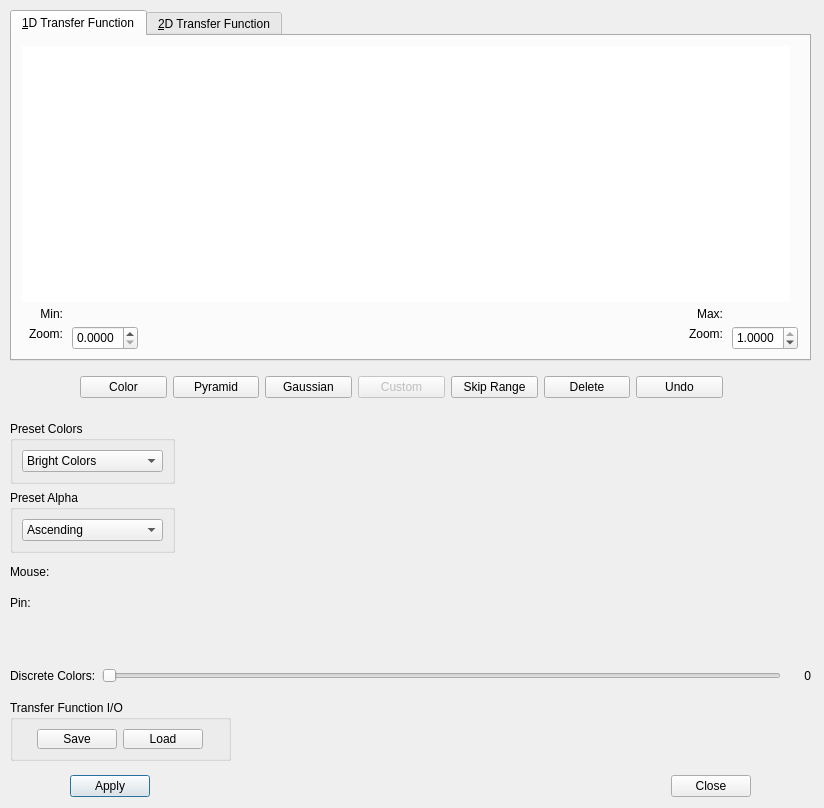
<?xml version="1.0" encoding="UTF-8"?>
<ui version="4.0">
 <class>TFDialog</class>
 <widget class="QDialog" name="TFDialog">
  <property name="geometry">
   <rect>
    <x>0</x>
    <y>0</y>
    <width>824</width>
    <height>808</height>
   </rect>
  </property>
  <property name="windowTitle">
   <string>Transfer Function</string>
  </property>
  <widget class="QTabWidget" name="tabWidget">
   <property name="geometry">
    <rect>
     <x>10</x>
     <y>10</y>
     <width>801</width>
     <height>351</height>
    </rect>
   </property>
   <property name="currentIndex">
    <number>0</number>
   </property>
   <widget class="QWidget" name="tf1DTab">
    <attribute name="title">
     <string>&amp;1D Transfer Function</string>
    </attribute>
    <widget class="QGraphicsView" name="color1DView">
     <property name="geometry">
      <rect>
       <x>10</x>
       <y>10</y>
       <width>768</width>
       <height>30</height>
      </rect>
     </property>
     <property name="sizePolicy">
      <sizepolicy hsizetype="Fixed" vsizetype="Fixed">
       <horstretch>0</horstretch>
       <verstretch>0</verstretch>
      </sizepolicy>
     </property>
     <property name="minimumSize">
      <size>
       <width>768</width>
       <height>30</height>
      </size>
     </property>
     <property name="maximumSize">
      <size>
       <width>768</width>
       <height>30</height>
      </size>
     </property>
     <property name="mouseTracking">
      <bool>true</bool>
     </property>
     <property name="frameShape">
      <enum>QFrame::NoFrame</enum>
     </property>
     <property name="verticalScrollBarPolicy">
      <enum>Qt::ScrollBarAlwaysOff</enum>
     </property>
     <property name="horizontalScrollBarPolicy">
      <enum>Qt::ScrollBarAlwaysOff</enum>
     </property>
     <property name="sceneRect">
      <rectf>
       <x>0.000000000000000</x>
       <y>0.000000000000000</y>
       <width>768.000000000000000</width>
       <height>30.000000000000000</height>
      </rectf>
     </property>
    </widget>
    <widget class="QGraphicsView" name="alpha1DView">
     <property name="geometry">
      <rect>
       <x>10</x>
       <y>40</y>
       <width>768</width>
       <height>226</height>
      </rect>
     </property>
     <property name="sizePolicy">
      <sizepolicy hsizetype="Fixed" vsizetype="Fixed">
       <horstretch>0</horstretch>
       <verstretch>0</verstretch>
      </sizepolicy>
     </property>
     <property name="minimumSize">
      <size>
       <width>768</width>
       <height>226</height>
      </size>
     </property>
     <property name="maximumSize">
      <size>
       <width>768</width>
       <height>226</height>
      </size>
     </property>
     <property name="mouseTracking">
      <bool>true</bool>
     </property>
     <property name="frameShape">
      <enum>QFrame::NoFrame</enum>
     </property>
     <property name="verticalScrollBarPolicy">
      <enum>Qt::ScrollBarAlwaysOff</enum>
     </property>
     <property name="horizontalScrollBarPolicy">
      <enum>Qt::ScrollBarAlwaysOff</enum>
     </property>
    </widget>
    <widget class="QLabel" name="minTextLabel">
     <property name="geometry">
      <rect>
       <x>10</x>
       <y>270</y>
       <width>41</width>
       <height>16</height>
      </rect>
     </property>
     <property name="text">
      <string>Min:</string>
     </property>
     <property name="alignment">
      <set>Qt::AlignRight|Qt::AlignTrailing|Qt::AlignVCenter</set>
     </property>
    </widget>
    <widget class="QLabel" name="zoomMinTextLabel">
     <property name="geometry">
      <rect>
       <x>10</x>
       <y>290</y>
       <width>41</width>
       <height>16</height>
      </rect>
     </property>
     <property name="text">
      <string>Zoom:</string>
     </property>
     <property name="alignment">
      <set>Qt::AlignRight|Qt::AlignTrailing|Qt::AlignVCenter</set>
     </property>
    </widget>
    <widget class="QLabel" name="maxTextLabel">
     <property name="geometry">
      <rect>
       <x>670</x>
       <y>270</y>
       <width>41</width>
       <height>16</height>
      </rect>
     </property>
     <property name="text">
      <string>Max:</string>
     </property>
     <property name="alignment">
      <set>Qt::AlignRight|Qt::AlignTrailing|Qt::AlignVCenter</set>
     </property>
    </widget>
    <widget class="QLabel" name="zoomMaxTextLabel">
     <property name="geometry">
      <rect>
       <x>670</x>
       <y>290</y>
       <width>41</width>
       <height>16</height>
      </rect>
     </property>
     <property name="text">
      <string>Zoom:</string>
     </property>
     <property name="alignment">
      <set>Qt::AlignRight|Qt::AlignTrailing|Qt::AlignVCenter</set>
     </property>
    </widget>
    <widget class="QLabel" name="minLabel">
     <property name="geometry">
      <rect>
       <x>60</x>
       <y>270</y>
       <width>59</width>
       <height>16</height>
      </rect>
     </property>
     <property name="text">
      <string/>
     </property>
    </widget>
    <widget class="QLabel" name="maxLabel">
     <property name="geometry">
      <rect>
       <x>720</x>
       <y>270</y>
       <width>59</width>
       <height>16</height>
      </rect>
     </property>
     <property name="text">
      <string/>
     </property>
    </widget>
    <widget class="QDoubleSpinBox" name="zoomMinBox">
     <property name="geometry">
      <rect>
       <x>60</x>
       <y>290</y>
       <width>66</width>
       <height>24</height>
      </rect>
     </property>
     <property name="decimals">
      <number>4</number>
     </property>
     <property name="maximum">
      <double>1.000000000000000</double>
     </property>
     <property name="singleStep">
      <double>0.010000000000000</double>
     </property>
    </widget>
    <widget class="QDoubleSpinBox" name="zoomMaxBox">
     <property name="geometry">
      <rect>
       <x>720</x>
       <y>290</y>
       <width>66</width>
       <height>24</height>
      </rect>
     </property>
     <property name="decimals">
      <number>4</number>
     </property>
     <property name="maximum">
      <double>1.000000000000000</double>
     </property>
     <property name="singleStep">
      <double>0.010000000000000</double>
     </property>
     <property name="value">
      <double>1.000000000000000</double>
     </property>
    </widget>
   </widget>
   <widget class="QWidget" name="tf2DTab">
    <attribute name="title">
     <string>&amp;2D Transfer Function</string>
    </attribute>
   </widget>
  </widget>
  <widget class="QWidget" name="horizontalLayoutWidget">
   <property name="geometry">
    <rect>
     <x>70</x>
     <y>770</y>
     <width>681</width>
     <height>32</height>
    </rect>
   </property>
   <layout class="QHBoxLayout" name="dialogButtonLayout">
    <item>
     <widget class="QPushButton" name="applyButton">
      <property name="text">
       <string>Apply</string>
      </property>
     </widget>
    </item>
    <item>
     <spacer name="dialogButtonSpacer">
      <property name="orientation">
       <enum>Qt::Horizontal</enum>
      </property>
      <property name="sizeHint" stdset="0">
       <size>
        <width>40</width>
        <height>20</height>
       </size>
      </property>
     </spacer>
    </item>
    <item>
     <widget class="QPushButton" name="closeButton">
      <property name="text">
       <string>Close</string>
      </property>
     </widget>
    </item>
   </layout>
  </widget>
  <widget class="QWidget" name="horizontalLayoutWidget_2">
   <property name="geometry">
    <rect>
     <x>80</x>
     <y>371</y>
     <width>643</width>
     <height>32</height>
    </rect>
   </property>
   <layout class="QHBoxLayout" name="widgetButtonLayout">
    <item>
     <widget class="QPushButton" name="colorButton">
      <property name="enabled">
       <bool>true</bool>
      </property>
      <property name="text">
       <string>Color</string>
      </property>
     </widget>
    </item>
    <item>
     <widget class="QPushButton" name="pyramidButton">
      <property name="enabled">
       <bool>true</bool>
      </property>
      <property name="text">
       <string>Pyramid</string>
      </property>
     </widget>
    </item>
    <item>
     <widget class="QPushButton" name="gaussianButton">
      <property name="enabled">
       <bool>true</bool>
      </property>
      <property name="text">
       <string>Gaussian</string>
      </property>
     </widget>
    </item>
    <item>
     <widget class="QPushButton" name="customButton">
      <property name="enabled">
       <bool>false</bool>
      </property>
      <property name="text">
       <string>Custom</string>
      </property>
     </widget>
    </item>
    <item>
     <widget class="QPushButton" name="skipRangeButton">
      <property name="enabled">
       <bool>true</bool>
      </property>
      <property name="text">
       <string>Skip Range</string>
      </property>
     </widget>
    </item>
    <item>
     <widget class="QPushButton" name="deleteButton">
      <property name="enabled">
       <bool>true</bool>
      </property>
      <property name="text">
       <string>Delete</string>
      </property>
     </widget>
    </item>
    <item>
     <widget class="QPushButton" name="undoButton">
      <property name="enabled">
       <bool>true</bool>
      </property>
      <property name="text">
       <string>Undo</string>
      </property>
     </widget>
    </item>
   </layout>
  </widget>
  <widget class="QWidget" name="layoutWidget">
   <property name="geometry">
    <rect>
     <x>10</x>
     <y>421</y>
     <width>165</width>
     <height>194</height>
    </rect>
   </property>
   <layout class="QVBoxLayout" name="verticalLayout">
    <item>
     <widget class="QGroupBox" name="presetColorsGroupBox">
      <property name="title">
       <string>Preset Colors</string>
      </property>
      <layout class="QVBoxLayout" name="verticalLayout_3">
       <item>
        <widget class="QComboBox" name="presetColorsBox">
         <item>
          <property name="text">
           <string>Bright Colors</string>
          </property>
         </item>
         <item>
          <property name="text">
           <string>Hue Gradient</string>
          </property>
         </item>
         <item>
          <property name="text">
           <string>Grayscale</string>
          </property>
         </item>
         <item>
          <property name="text">
           <string>White</string>
          </property>
         </item>
         <item>
          <property name="text">
           <string>Red</string>
          </property>
         </item>
         <item>
          <property name="text">
           <string>Green</string>
          </property>
         </item>
         <item>
          <property name="text">
           <string>Blue</string>
          </property>
         </item>
         <item>
          <property name="text">
           <string>Cool to Warm</string>
          </property>
         </item>
        </widget>
       </item>
      </layout>
     </widget>
    </item>
    <item>
     <widget class="QGroupBox" name="presetAlphaGroupBox">
      <property name="title">
       <string>Preset Alpha</string>
      </property>
      <layout class="QVBoxLayout" name="verticalLayout_2">
       <item>
        <widget class="QComboBox" name="presetAlphaBox">
         <item>
          <property name="text">
           <string>Ascending</string>
          </property>
         </item>
         <item>
          <property name="text">
           <string>Descending</string>
          </property>
         </item>
         <item>
          <property name="text">
           <string>Opaque</string>
          </property>
         </item>
        </widget>
       </item>
      </layout>
     </widget>
    </item>
    <item>
     <widget class="QLabel" name="mouseLabel">
      <property name="text">
       <string>Mouse:</string>
      </property>
     </widget>
    </item>
    <item>
     <widget class="QLabel" name="pinLabel">
      <property name="text">
       <string>Pin:</string>
      </property>
     </widget>
    </item>
   </layout>
  </widget>
  <widget class="QWidget" name="verticalLayoutWidget">
   <property name="geometry">
    <rect>
     <x>190</x>
     <y>420</y>
     <width>571</width>
     <height>201</height>
    </rect>
   </property>
   <layout class="QVBoxLayout" name="settingsLayout"/>
  </widget>
  <widget class="QGroupBox" name="groupBox">
   <property name="geometry">
    <rect>
     <x>10</x>
     <y>700</y>
     <width>221</width>
     <height>61</height>
    </rect>
   </property>
   <property name="title">
    <string>Transfer Function I/O</string>
   </property>
   <layout class="QHBoxLayout" name="horizontalLayout">
    <item>
     <spacer name="ioLeftSpacer">
      <property name="orientation">
       <enum>Qt::Horizontal</enum>
      </property>
      <property name="sizeHint" stdset="0">
       <size>
        <width>40</width>
        <height>20</height>
       </size>
      </property>
     </spacer>
    </item>
    <item>
     <widget class="QPushButton" name="saveButton">
      <property name="text">
       <string>Save</string>
      </property>
     </widget>
    </item>
    <item>
     <widget class="QPushButton" name="loadButton">
      <property name="text">
       <string>Load</string>
      </property>
     </widget>
    </item>
    <item>
     <spacer name="ioRightSpacer">
      <property name="orientation">
       <enum>Qt::Horizontal</enum>
      </property>
      <property name="sizeHint" stdset="0">
       <size>
        <width>40</width>
        <height>20</height>
       </size>
      </property>
     </spacer>
    </item>
   </layout>
  </widget>
  <widget class="QWidget" name="horizontalLayoutWidget_3">
   <property name="geometry">
    <rect>
     <x>10</x>
     <y>660</y>
     <width>801</width>
     <height>31</height>
    </rect>
   </property>
   <layout class="QHBoxLayout" name="discrLayout">
    <item>
     <widget class="QLabel" name="discrTextLabel">
      <property name="text">
       <string>Discrete Colors:</string>
      </property>
     </widget>
    </item>
    <item>
     <widget class="QSlider" name="discrSlider">
      <property name="maximum">
       <number>64</number>
      </property>
      <property name="orientation">
       <enum>Qt::Horizontal</enum>
      </property>
     </widget>
    </item>
    <item>
     <widget class="QLabel" name="discrLabel">
      <property name="minimumSize">
       <size>
        <width>24</width>
        <height>0</height>
       </size>
      </property>
      <property name="maximumSize">
       <size>
        <width>24</width>
        <height>16777215</height>
       </size>
      </property>
      <property name="text">
       <string>0</string>
      </property>
      <property name="alignment">
       <set>Qt::AlignRight|Qt::AlignTrailing|Qt::AlignVCenter</set>
      </property>
     </widget>
    </item>
   </layout>
  </widget>
 </widget>
 <resources/>
 <connections>
  <connection>
   <sender>closeButton</sender>
   <signal>clicked()</signal>
   <receiver>TFDialog</receiver>
   <slot>close()</slot>
   <hints>
    <hint type="sourcelabel">
     <x>771</x>
     <y>583</y>
    </hint>
    <hint type="destinationlabel">
     <x>411</x>
     <y>307</y>
    </hint>
   </hints>
  </connection>
 </connections>
</ui>
